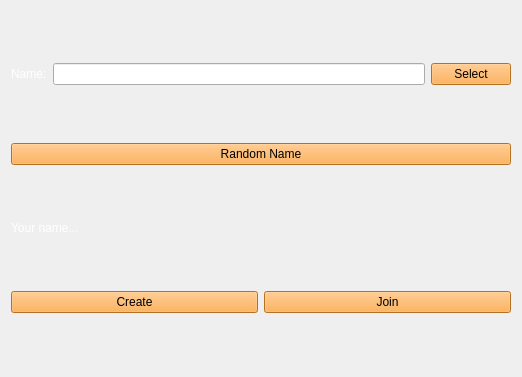
<?xml version="1.0" encoding="UTF-8"?>
<ui version="4.0">
 <class>Greeter</class>
 <widget class="QWidget" name="Greeter">
  <property name="geometry">
   <rect>
    <x>0</x>
    <y>0</y>
    <width>522</width>
    <height>377</height>
   </rect>
  </property>
  <property name="windowTitle">
   <string>Form</string>
  </property>
  <property name="styleSheet">
   <string notr="true">QLabel{
color: white;
max-height: 10px;
}
QPushButton {
selection-background-color: rgb(255, 41, 41);
background: rgb(255, 159, 49);
}
QPushButton:hover{

background:rgb(255, 0, 0);
}
QPushButton:pressed {
background:rgb(255, 102, 0);
}</string>
  </property>
  <layout class="QVBoxLayout" name="verticalLayout">
   <item>
    <layout class="QVBoxLayout" name="verticalLayout_2">
     <item>
      <layout class="QHBoxLayout" name="horizontalLayout_2">
       <item>
        <widget class="QLabel" name="label_2">
         <property name="styleSheet">
          <string notr="true"/>
         </property>
         <property name="text">
          <string>Name:</string>
         </property>
        </widget>
       </item>
       <item>
        <widget class="QLineEdit" name="changeName"/>
       </item>
       <item>
        <widget class="QPushButton" name="selectNameButton">
         <property name="text">
          <string>Select</string>
         </property>
        </widget>
       </item>
      </layout>
     </item>
    </layout>
   </item>
   <item>
    <widget class="QPushButton" name="randomNameButton">
     <property name="text">
      <string>Random Name</string>
     </property>
    </widget>
   </item>
   <item>
    <layout class="QHBoxLayout" name="horizontalLayout_3">
     <item>
      <widget class="QLabel" name="playerName">
       <property name="text">
        <string>Your name...</string>
       </property>
      </widget>
     </item>
    </layout>
   </item>
   <item>
    <layout class="QHBoxLayout" name="horizontalLayout" stretch="0,0">
     <property name="bottomMargin">
      <number>0</number>
     </property>
     <item>
      <widget class="QPushButton" name="createButton">
       <property name="text">
        <string>Create</string>
       </property>
      </widget>
     </item>
     <item>
      <widget class="QPushButton" name="joinButton">
       <property name="text">
        <string>Join</string>
       </property>
      </widget>
     </item>
    </layout>
   </item>
  </layout>
 </widget>
 <resources/>
 <connections/>
</ui>
